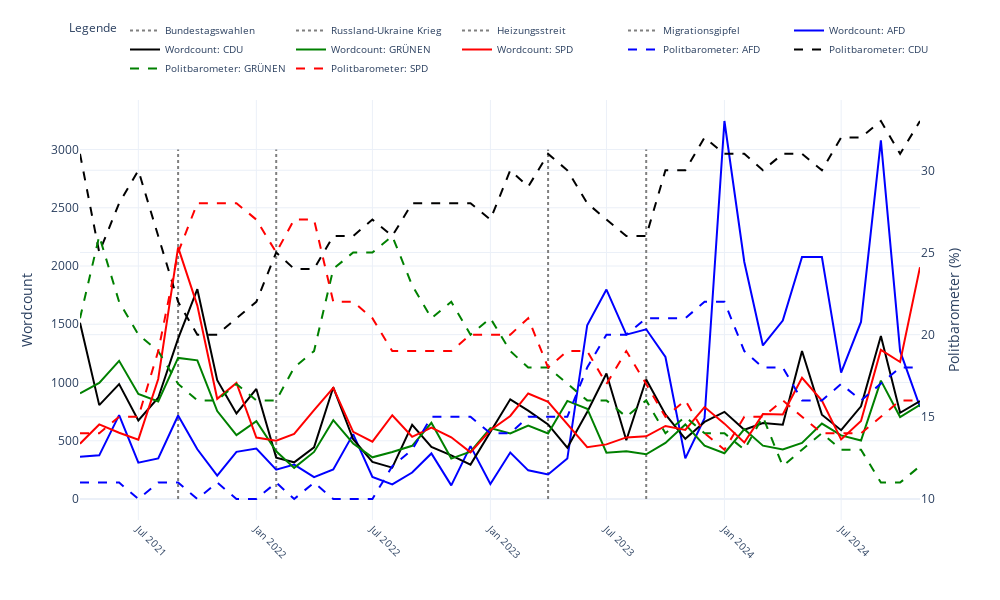

This figure's notebook cell:
### Code cell
# Beispiel-Ereignisse
events = [
    {"date": "2021-09", "label": "Bundestagswahlen"},
    {"date": "2022-02", "label": "Russland-Ukraine Krieg"},
    {"date": "2023-04", "label": "Heizungsstreit"},
    {"date": "2023-09", "label": "Migrationsgipfel"},
]

# Daten vorbereiten
df_grouped_wordcount = wordcount_df.groupby(["month", "word"])["count"].sum().reset_index()
df_grouped_parties = wahlen_df.groupby("month").first().reset_index()

# Farben für die Parteien
parteifarben = {
    "afd": "blue",
    "cdu": "black",
    "grünen": "green",
    "spd": "red",
}

# Interaktive Figur erstellen
fig = go.Figure()

# Ereignisse zuerst hinzufügen
for event in events:
    fig.add_trace(
        go.Scatter(
            x=[event["date"], event["date"]],
            y=[0, 3000],  # Passe die Y-Achse an deine Daten an
            mode="lines",
            name=event["label"],
            line=dict(color="grey", dash="dot"),
            hoverinfo="x+name",
        )
    )

# Wordcount-Daten hinzufügen
for word in ["afd", "cdu", "grünen", "spd"]:
    word_data = df_grouped_wordcount[df_grouped_wordcount["word"] == word]
    fig.add_trace(
        go.Scatter(
            x=word_data["month"],
            y=word_data["count"],
            mode="lines",
            name=f"Wordcount: {word.upper()}",
            line=dict(color=parteifarben.get(word, "gray")),
            yaxis="y1",
        )
    )

# Politbarometer-Daten hinzufügen
for column in ["afd", "cdu", "grünen", "spd"]:
    fig.add_trace(
        go.Scatter(
            x=df_grouped_parties["month"],
            y=df_grouped_parties[column],
            mode="lines",
            name=f"Politbarometer: {column.upper()}",
            line=dict(color=parteifarben.get(column, "gray"), dash="dash"),
            yaxis="y2",
        )
    )

# Layout der Grafik
fig.update_layout(
    xaxis=dict(tickangle=45, tickfont=dict(size=10)),
    yaxis=dict(title="Wordcount", side="left"),
    yaxis2=dict(title="Politbarometer (%)", side="right", overlaying="y"),
    legend=dict(
        title="Legende",
        orientation="h",  # Horizontale Ausrichtung
        y=1.20,  # Position oberhalb der Grafik
        x=0.5,
        xanchor="center",
        font=dict(size=10),  # Schriftgröße der Legende
    ),
    template="plotly_white",
    height=600,
    width=1000,
)

# Grafik anzeigen
fig.show()

# Optional: Grafik als HTML speichern
fig.write_html("interaktive_visualisierung.html")

### Figure 1 — Plotly figure (JSON) as saved in the notebook; plotly's stock layout.template omitted (floating-point values rounded to 4 significant figures)
{"data": [{"hoverinfo": "x+name", "line": {"color": "grey", "dash": "dot"}, "mode": "lines", "name": "Bundestagswahlen", "type": "scatter", "x": ["2021-09", "2021-09"], "y": [0, 3000]}, {"hoverinfo": "x+name", "line": {"color": "grey", "dash": "dot"}, "mode": "lines", "name": "Russland-Ukraine Krieg", "type": "scatter", "x": ["2022-02", "2022-02"], "y": [0, 3000]}, {"hoverinfo": "x+name", "line": {"color": "grey", "dash": "dot"}, "mode": "lines", "name": "Heizungsstreit", "type": "scatter", "x": ["2023-04", "2023-04"], "y": [0, 3000]}, {"hoverinfo": "x+name", "line": {"color": "grey", "dash": "dot"}, "mode": "lines", "name": "Migrationsgipfel", "type": "scatter", "x": ["2023-09", "2023-09"], "y": [0, 3000]}, {"line": {"color": "blue"}, "mode": "lines", "name": "Wordcount: AFD", "type": "scatter", "x": ["2021-04", "2021-05", "2021-06", "2021-07", "2021-08", "2021-09", "2021-10", "2021-11", "2021-12", "2022-01", "2022-02", "2022-03", "2022-04", "2022-05", "2022-06", "2022-07", "2022-08", "2022-09", "2022-10", "2022-11", "2022-12", "2023-01", "2023-02", "2023-03", "2023-04", "2023-05", "2023-06", "2023-07", "2023-08", "2023-09", "2023-10", "2023-11", "2023-12", "2024-01", "2024-02", "2024-03", "2024-04", "2024-05", "2024-06", "2024-07", "2024-08", "2024-09", "2024-10", "2024-11"], "y": [363, 375, 720, 312, 348, 717, 427, 200, 405, 433, 252, 295, 188, 254, 557, 189, 126, 227, 391, 117, 454, 129, 399, 246, 211, 347, 1492, 1798, 1411, 1457, 1219, 349, 693, 3245, 2035, 1318, 1532, 2077, 2077, 1085, 1520, 3078, 1269, 791], "yaxis": "y"}, {"line": {"color": "black"}, "mode": "lines", "name": "Wordcount: CDU", "type": "scatter", "x": ["2021-04", "2021-05", "2021-06", "2021-07", "2021-08", "2021-09", "2021-10", "2021-11", "2021-12", "2022-01", "2022-02", "2022-03", "2022-04", "2022-05", "2022-06", "2022-07", "2022-08", "2022-09", "2022-10", "2022-11", "2022-12", "2023-01", "2023-02", "2023-03", "2023-04", "2023-05", "2023-06", "2023-07", "2023-08", "2023-09", "2023-10", "2023-11", "2023-12", "2024-01", "2024-02", "2024-03", "2024-04", "2024-05", "2024-06", "2024-07", "2024-08", "2024-09", "2024-10", "2024-11"], "y": [1513, 806, 986, 674, 869, 1376, 1801, 1020, 734, 945, 355, 315, 444, 959, 513, 318, 269, 636, 447, 374, 295, 580, 856, 759, 640, 440, 747, 1078, 504, 1026, 726, 517, 662, 748, 594, 652, 637, 1270, 724, 591, 795, 1399, 740, 841], "yaxis": "y"}, {"line": {"color": "green"}, "mode": "lines", "name": "Wordcount: GRÜNEN", "type": "scatter", "x": ["2021-04", "2021-05", "2021-06", "2021-07", "2021-08", "2021-09", "2021-10", "2021-11", "2021-12", "2022-01", "2022-02", "2022-03", "2022-04", "2022-05", "2022-06", "2022-07", "2022-08", "2022-09", "2022-10", "2022-11", "2022-12", "2023-01", "2023-02", "2023-03", "2023-04", "2023-05", "2023-06", "2023-07", "2023-08", "2023-09", "2023-10", "2023-11", "2023-12", "2024-01", "2024-02", "2024-03", "2024-04", "2024-05", "2024-06", "2024-07", "2024-08", "2024-09", "2024-10", "2024-11"], "y": [907, 996, 1186, 901, 837, 1211, 1190, 755, 548, 668, 410, 267, 404, 677, 477, 358, 403, 457, 654, 347, 407, 609, 563, 631, 563, 842, 775, 398, 410, 384, 481, 640, 458, 393, 599, 458, 426, 482, 647, 546, 502, 1016, 704, 808], "yaxis": "y"}, {"line": {"color": "red"}, "mode": "lines", "name": "Wordcount: SPD", "type": "scatter", "x": ["2021-04", "2021-05", "2021-06", "2021-07", "2021-08", "2021-09", "2021-10", "2021-11", "2021-12", "2022-01", "2022-02", "2022-03", "2022-04", "2022-05", "2022-06", "2022-07", "2022-08", "2022-09", "2022-10", "2022-11", "2022-12", "2023-01", "2023-02", "2023-03", "2023-04", "2023-05", "2023-06", "2023-07", "2023-08", "2023-09", "2023-10", "2023-11", "2023-12", "2024-01", "2024-02", "2024-03", "2024-04", "2024-05", "2024-06", "2024-07", "2024-08", "2024-09", "2024-10", "2024-11"], "y": [475, 640, 569, 510, 1030, 2160, 1660, 860, 997, 527, 501, 558, 763, 954, 577, 492, 719, 534, 612, 530, 400, 590, 713, 906, 835, 648, 445, 469, 529, 538, 627, 593, 789, 647, 485, 729, 725, 1040, 845, 512, 670, 1280, 1176, 1990], "yaxis": "y"}, {"line": {"color": "blue", "dash": "dash"}, "mode": "lines", "name": "Politbarometer: AFD", "type": "scatter", "x": ["2021-04", "2021-05", "2021-06", "2021-07", "2021-08", "2021-09", "2021-10", "2021-11", "2021-12", "2022-01", "2022-02", "2022-03", "2022-04", "2022-05", "2022-06", "2022-07", "2022-08", "2022-09", "2022-10", "2022-11", "2022-12", "2023-01", "2023-02", "2023-03", "2023-04", "2023-05", "2023-06", "2023-07", "2023-08", "2023-09", "2023-10", "2023-11", "2023-12", "2024-01", "2024-02", "2024-03", "2024-04", "2024-05", "2024-06", "2024-07", "2024-08", "2024-09", "2024-10", "2024-11"], "y": [11, 11, 11, 10, 11, 11, 10, 11, 10, 10, 11, 10, 11, 10, 10, 10, 12, 13, 15, 15, 15, 14, 14, 15, 15, 15, 18, 20, 20, 21, 21, 21, 22, 22, 19, 18, 18, 16, 16, 17, 16, 17, 18, 18], "yaxis": "y2"}, {"line": {"color": "black", "dash": "dash"}, "mode": "lines", "name": "Politbarometer: CDU", "type": "scatter", "x": ["2021-04", "2021-05", "2021-06", "2021-07", "2021-08", "2021-09", "2021-10", "2021-11", "2021-12", "2022-01", "2022-02", "2022-03", "2022-04", "2022-05", "2022-06", "2022-07", "2022-08", "2022-09", "2022-10", "2022-11", "2022-12", "2023-01", "2023-02", "2023-03", "2023-04", "2023-05", "2023-06", "2023-07", "2023-08", "2023-09", "2023-10", "2023-11", "2023-12", "2024-01", "2024-02", "2024-03", "2024-04", "2024-05", "2024-06", "2024-07", "2024-08", "2024-09", "2024-10", "2024-11"], "y": [31, 25, 28, 30, 26, 22, 20, 20, 21, 22, 25, 24, 24, 26, 26, 27, 26, 28, 28, 28, 28, 27, 30, 29, 31, 30, 28, 27, 26, 26, 30, 30, 32, 31, 31, 30, 31, 31, 30, 32, 32, 33, 31, 33], "yaxis": "y2"}, {"line": {"color": "green", "dash": "dash"}, "mode": "lines", "name": "Politbarometer: GRÜNEN", "type": "scatter", "x": ["2021-04", "2021-05", "2021-06", "2021-07", "2021-08", "2021-09", "2021-10", "2021-11", "2021-12", "2022-01", "2022-02", "2022-03", "2022-04", "2022-05", "2022-06", "2022-07", "2022-08", "2022-09", "2022-10", "2022-11", "2022-12", "2023-01", "2023-02", "2023-03", "2023-04", "2023-05", "2023-06", "2023-07", "2023-08", "2023-09", "2023-10", "2023-11", "2023-12", "2024-01", "2024-02", "2024-03", "2024-04", "2024-05", "2024-06", "2024-07", "2024-08", "2024-09", "2024-10", "2024-11"], "y": [21, 26, 22, 20, 19, 17, 16, 16, 17, 16, 16, 18, 19, 24, 25, 25, 26, 23, 21, 22, 20, 21, 19, 18, 18, 17, 16, 16, 15, 16, 14, 15, 14, 14, 13, 15, 12, 13, 14, 13, 13, 11, 11, 12], "yaxis": "y2"}, {"line": {"color": "red", "dash": "dash"}, "mode": "lines", "name": "Politbarometer: SPD", "type": "scatter", "x": ["2021-04", "2021-05", "2021-06", "2021-07", "2021-08", "2021-09", "2021-10", "2021-11", "2021-12", "2022-01", "2022-02", "2022-03", "2022-04", "2022-05", "2022-06", "2022-07", "2022-08", "2022-09", "2022-10", "2022-11", "2022-12", "2023-01", "2023-02", "2023-03", "2023-04", "2023-05", "2023-06", "2023-07", "2023-08", "2023-09", "2023-10", "2023-11", "2023-12", "2024-01", "2024-02", "2024-03", "2024-04", "2024-05", "2024-06", "2024-07", "2024-08", "2024-09", "2024-10", "2024-11"], "y": [14, 14, 15, 15, 19, 25, 28, 28, 28, 27, 25, 27, 27, 22, 22, 21, 19, 19, 19, 19, 20, 20, 20, 21, 18, 19, 19, 17, 19, 17, 15, 16, 14, 13, 15, 15, 16, 15, 14, 14, 14, 15, 16, 16], "yaxis": "y2"}], "layout": {"height": 600, "legend": {"font": {"size": 10}, "orientation": "h", "title": {"text": "Legende"}, "x": 0.5, "xanchor": "center", "y": 1.2}, "width": 1000, "xaxis": {"tickangle": 45, "tickfont": {"size": 10}}, "yaxis": {"side": "left", "title": {"text": "Wordcount"}}, "yaxis2": {"overlaying": "y", "side": "right", "title": {"text": "Politbarometer (%)"}}}}
